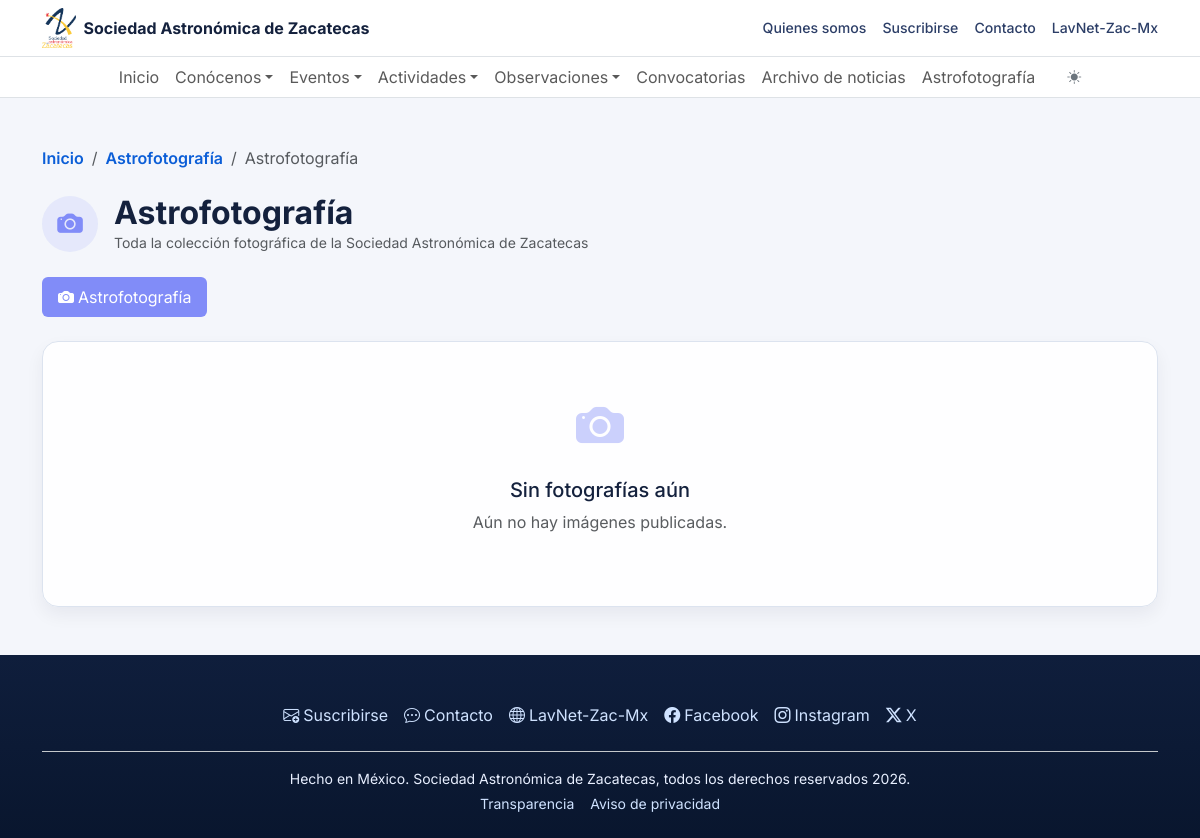
The app's page /pages/astrofotografia/galeria/index.php, older data.
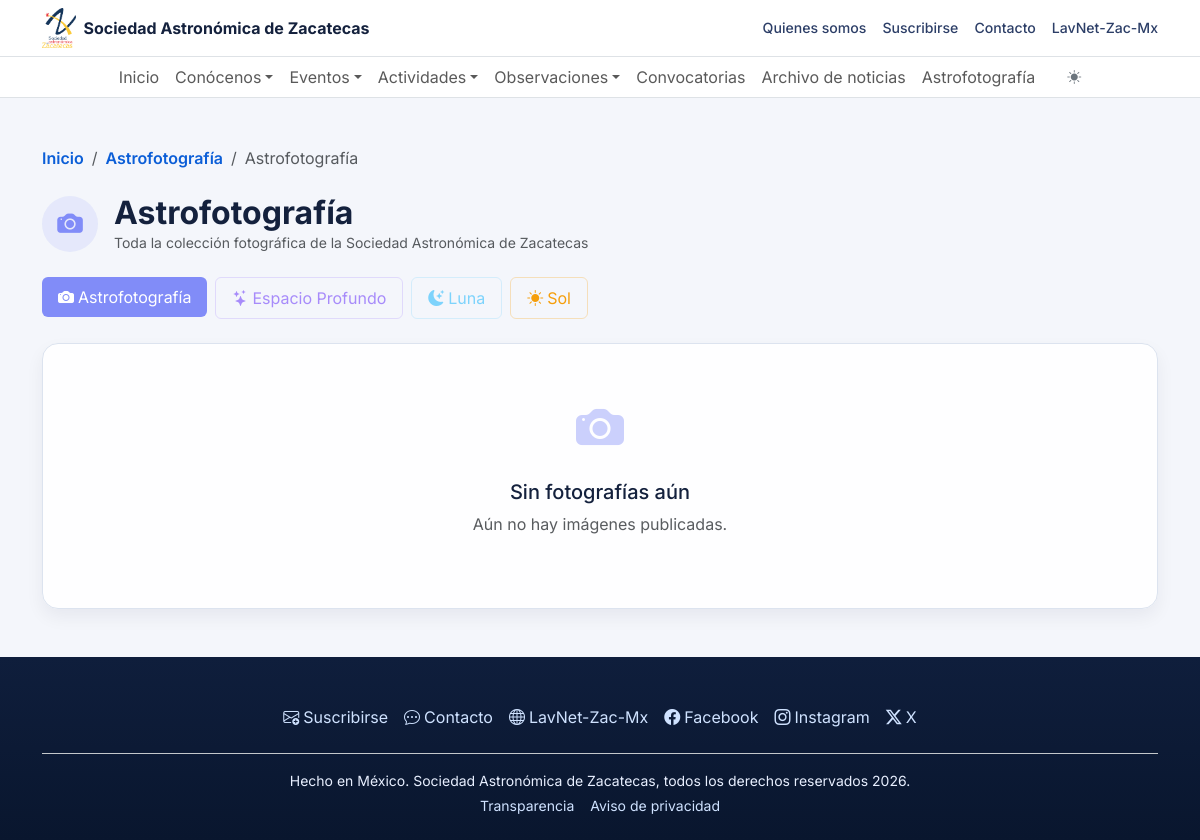
The same page, newer data.
### tables this page shows
CREATE TABLE configuracion (
    clave       VARCHAR(100) PRIMARY KEY,
    valor       LONGTEXT     NOT NULL,
    tipo        VARCHAR(50)  NOT NULL DEFAULT 'text',
    grupo       VARCHAR(50)  NOT NULL DEFAULT 'General',
    descripcion VARCHAR(255)
);

CREATE TABLE astrofoto_categorias (
    id          INT          AUTO_INCREMENT PRIMARY KEY,
    nombre      VARCHAR(100) NOT NULL,
    slug        VARCHAR(100) NOT NULL,
    icono       VARCHAR(100) NOT NULL DEFAULT 'bi-camera',
    color       VARCHAR(20)  NOT NULL DEFAULT '#818cf8',
    descripcion VARCHAR(255),
    creado_en   TIMESTAMP    DEFAULT CURRENT_TIMESTAMP,
    CONSTRAINT uq_astrofoto_cat_nombre UNIQUE (nombre),
    CONSTRAINT uq_astrofoto_cat_slug   UNIQUE (slug)
);

### includes/repositories/configuracion.php (called while the page is built, shortened)
<?php
function get_config(string $clave): ?string
{
    $pdo       = get_pdo();
    $stmt      = $pdo->prepare('SELECT valor FROM configuracion WHERE clave = ?');
    $stmt->execute([$clave]);
    $resultado = $stmt->fetchColumn();
    return $resultado !== false ? $resultado : null;
}

### includes/repositories/astrofotografia.php (called while the page is built, shortened)
<?php
function get_astrofoto_categorias(): array
{
    $pdo  = get_pdo();
    $stmt = $pdo->query("SELECT * FROM astrofoto_categorias ORDER BY nombre");
    return $stmt->fetchAll();
}

### pages/astrofotografia/galeria/index.php (the view, shortened to what the changed rows need)
<?php
$basePath = '../../../';
require_once __DIR__ . '/../../../includes/repositories/astrofotografia.php';
$dbCats = get_astrofoto_categorias();
$config = [
    'todas' => [
        'titulo'      => 'Astrofotografía',
        'icon_bi'     => 'bi-camera-fill',
        'color'       => '#818cf8',
        'descripcion' => 'Toda la colección fotográfica de la Sociedad Astronómica de Zacatecas',
    ],
];
foreach ($dbCats as $cat) {
    $config[$cat['slug']] = [
        'titulo'      => $cat['nombre'],
        'icon_bi'     => $cat['icono'],
        'color'       => $cat['color'],
        'descripcion' => $cat['descripcion'] ?? '',
    ];
}
$categoriaSlug = $_GET['categoria'] ?? 'todas';
$categoriaSlug = preg_replace('/[^a-z0-9\-]/', '', strtolower($categoriaSlug));
$catConfig = $config[$categoriaSlug];
?>
<section class="py-5">
  <div class="container">
    <div class="d-flex align-items-center gap-3 mb-4">
      <div>
        <h1 class="section-title h2 mb-0"><?= htmlspecialchars($catConfig['titulo']) ?></h1>
      </div>
    </div>
    <ul class="nav nav-pills mb-4 gap-2 flex-wrap" id="galeria-tabs" role="tablist">
      <?php foreach ($config as $slug => $cfg): ?>
        <li class="nav-item" role="presentation">
          <a class="nav-link d-flex align-items-center gap-1 <?= $slug === $categoriaSlug ? 'active' : '' ?>"
             href="?categoria=<?= urlencode($slug) ?>"
             style="<?= $slug === $categoriaSlug ? "background:{$cfg['color']}; border-color:{$cfg['color']};" : "color:{$cfg['color']}; border:1px solid {$cfg['color']}44;" ?>">
            <i class="bi <?= $cfg['icon_bi'] ?>"></i>
            <?= htmlspecialchars($cfg['titulo']) ?>
          </a>
        </li>
      <?php endforeach; ?>
    </ul>
  </div>
</section>
<?php
include __DIR__ . '/../../../base.php';

### partials/header.php (shortened to what the changed rows need)
<?php
$_sitioNombre      = get_config('sitio_nombre')    ?? 'Sociedad Astronómica de Zacatecas';
$_lavnetUrl        = get_config('footer_lavnet_url')    ?? 'http://gipimo.ddns.net:8000/lavnet-zac/';
$_lavnetNombre     = get_config('footer_lavnet_nombre') ?? 'LavNet-Zac-Mx';
?>
<header class="sticky-top surface-nav border-bottom">
  <div class="topbar py-2">
    <div class="container d-flex flex-wrap align-items-center justify-content-between">
      <a class="navbar-brand fw-bold d-inline-flex align-items-center gap-2 mb-0" href="<?= $basePath ?>index.php">
        <img src="<?= $basePath ?>assets/img/logo-SAZ.png" alt="Logo SAZ" height="40">
        <?= htmlspecialchars($_sitioNombre) ?>
      </a>
      <div class="d-flex flex-wrap gap-3">
        <a href="<?= $basePath ?>pages/quienes-somos/index.php" class="topbar-link">Quienes somos</a>
        <a href="<?= $basePath ?>pages/suscribirse/index.php" class="topbar-link">Suscribirse</a>
        <a href="<?= $basePath ?>pages/contacto/index.php" class="topbar-link">Contacto</a>
        <a href="<?= htmlspecialchars($_lavnetUrl) ?>" class="topbar-link" target="_blank" rel="noopener noreferrer"><?= htmlspecialchars($_lavnetNombre) ?></a>
      </div>
    </div>
  </div>
</header>

### partials/footer.php (shortened to what the changed rows need)
<?php
$_footerFacebook        = get_config('social_facebook')             ?? 'https://www.facebook.com/SAZacatecas';
$_footerInstagram       = get_config('social_instagram')            ?? 'https://www.instagram.com/sazacatecas/';
$_footerX               = get_config('social_x')                    ?? '';
$_footerLavnetUrl       = get_config('footer_lavnet_url')           ?? 'http://gipimo.ddns.net:8000/lavnet-zac/';
$_footerLavnetNombre    = get_config('footer_lavnet_nombre')        ?? 'LavNet-Zac-Mx';
$_footerCopyright       = get_config('footer_copyright')            ?? 'Hecho en México. Sociedad Astronómica de Zacatecas, todos los derechos reservados';
$_footerTransparencia   = get_config('footer_transparencia_url')    ?? '#';
$_footerPrivacidad      = get_config('footer_aviso_privacidad_url') ?? '#';
?>
<footer id="footer" class="pt-5 pb-4">
  <div class="container">
    <div class="d-flex flex-wrap justify-content-center align-items-center gap-3 mb-4">
      <a href="<?= $basePath ?>pages/suscribirse/index.php" class="footer-link">
        <i class="bi bi-envelope-plus me-1"></i>Suscribirse
      </a>
      <a href="<?= $basePath ?>pages/contacto/index.php" class="footer-link">
        <i class="bi bi-chat-dots me-1"></i>Contacto
      </a>
      <a href="<?= htmlspecialchars($_footerLavnetUrl) ?>" class="footer-link" target="_blank" rel="noopener noreferrer" aria-label="<?= htmlspecialchars($_footerLavnetNombre) ?>">
        <i class="bi bi-globe me-1"></i><?= htmlspecialchars($_footerLavnetNombre) ?>
      </a>
      <?php if (!empty($_footerFacebook)): ?>
      <a href="<?= htmlspecialchars($_footerFacebook) ?>" class="footer-link" target="_blank" rel="noopener noreferrer" aria-label="Facebook de la Sociedad Astronómica de Zacatecas">
        <i class="bi bi-facebook me-1"></i>Facebook
      </a>
      <?php endif; ?>
      <?php if (!empty($_footerInstagram)): ?>
      <a href="<?= htmlspecialchars($_footerInstagram) ?>" class="footer-link" target="_blank" rel="noopener noreferrer" aria-label="Instagram de la Sociedad Astronómica de Zacatecas">
        <i class="bi bi-instagram me-1"></i>Instagram
      </a>
      <?php endif; ?>
      <?php if (!empty($_footerX)): ?>
      <a href="<?= htmlspecialchars($_footerX) ?>" class="footer-link" target="_blank" rel="noopener noreferrer" aria-label="X (Twitter) de la Sociedad Astronómica de Zacatecas">
        <i class="bi bi-twitter-x me-1"></i>X
      </a>
      <?php endif; ?>
    </div>
    <div class="text-center border-top border-secondary-subtle pt-3">
      <p class="mb-1 small"><?= htmlspecialchars($_footerCopyright) ?> <span id="currentYear"></span>.</p>
      <div class="d-flex justify-content-center gap-3 small">
        <a href="<?= htmlspecialchars($_footerTransparencia) ?>" class="footer-link">Transparencia</a>
        <a href="<?= htmlspecialchars($_footerPrivacidad) ?>" class="footer-link" aria-label="Aviso de privacidad de la SAZ">Aviso de privacidad</a>
      </div>
    </div>
  </div>
</footer>

Row changes from the older to the newer data that the page shows:
added configuracion: valor "Sociedad Astronómica de Zacatecas"
added configuracion: valor "LavNet-Zac-Mx"
added astrofoto_categorias: nombre "Espacio Profundo"
added astrofoto_categorias: nombre "Luna"
added astrofoto_categorias: nombre "Sol"
added configuracion: valor "Hecho en México. Sociedad Astronómica de Zacatecas, todos los derechos reservados"
Text that changed along with them:
$_sitioNombre: "Sociedad Astronómica de Zacatecas" → (not shown)
$_lavnetNombre: "LavNet-Zac-Mx" → (not shown)
$_footerLavnetNombre: "LavNet-Zac-Mx" → (not shown)
$_footerCopyright: "Hecho en México. Sociedad Astronómica de Zacatecas, todos los derechos reservados" → (not shown)
